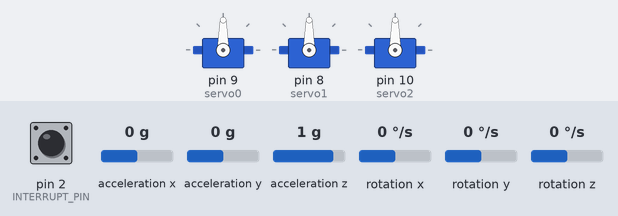
A sketch run on a simulated Arduino Uno, built with avr-gcc and run on an emulated ATmega328P. Parts: 3 × servo. Inputs (shaded band) come from the test bench; at power-on: rotation z 0 °/s, acceleration x 0 g, acceleration z 1 g, acceleration y 0 g, pin 2 (INTERRUPT_PIN) LOW, rotation x 0 °/s, rotation y 0 °/s. The sensor or clock chip raises its interrupt line as the real part does; what the sketch prints to the serial monitor is not drawn.

Above: at 1.7 s.
1.8 s: rotation z set to -53 °/s
At 4.5 s:
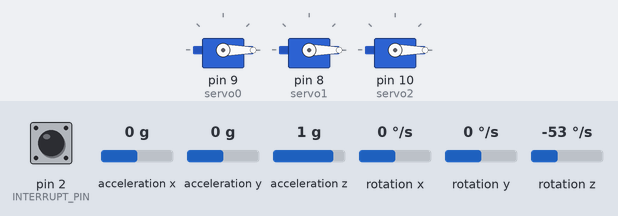
4.8 s: rotation z set to -66 °/s
At 5.29 s:
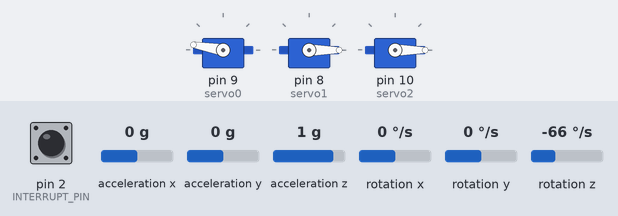
7.8 s: acceleration x set to -1.4 g
10.8 s: acceleration z set to -0.8 g
At 13.73 s:
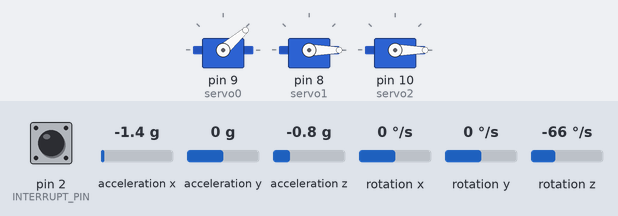
13.8 s: acceleration y set to 0.8 g
At 13.97 s:
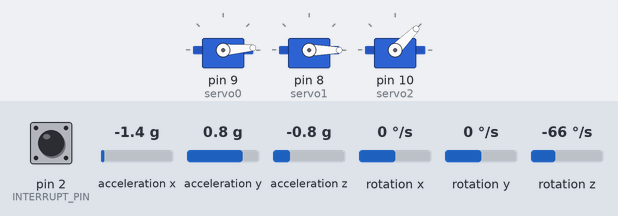
16.8 s: acceleration y set to 0 g
Timing chart, 0 to 38.9 s (numbered marks = the images above; inputs shaded):
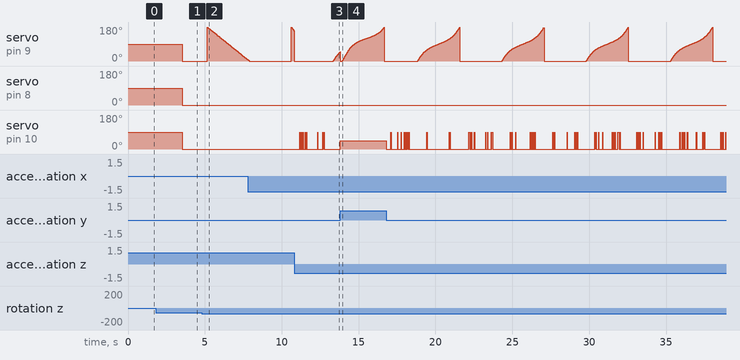

Measured:
- the behaviour switches between -60 and -61 °/s on rotation z (found by bisection; images 1 and 2)
- by itself, servo on pin 9 (servo0): ramps from 0° to 180° and jumps back, once every 5.5 s

The sketch:

Code___Based_on__MPU6050_DMP6.ino
```cpp
#include <Servo.h>
#include "I2Cdev.h"
#include "MPU6050_6Axis_MotionApps20.h"
#include <PID_v1_bc.h>
#include <Kalman.h>

#if I2CDEV_IMPLEMENTATION == I2CDEV_ARDUINO_WIRE
#include "Wire.h"
#endif
MPU6050 mpu;


// Define the 3 servo motors
Servo servo0;
Servo servo1;
Servo servo2;

double gyroXangle, gyroYangle, gyroZangle; // Angle calculated using the gyro only
double compAngleX, compAngleY, compAngleZ; // Calculated angle using a complementary filter
double kalAngleX, kalAngleY, kalAngleZ; // Calculated angle using a Kalman filter

float correct;
int j = 0;

#define OUTPUT_READABLE_YAWPITCHROLL

#define INTERRUPT_PIN 2  // use pin 2 on Arduino Uno & most boards

bool blinkState = false;

// MPU control/status vars
bool dmpReady = false;  // set true if DMP init was successful
uint8_t mpuIntStatus;   // holds actual interrupt status byte from MPU
uint8_t devStatus;      // return status after each device operation (0 = success, !0 = error)
uint16_t packetSize;    // expected DMP packet size (default is 42 bytes)
uint16_t fifoCount;     // count of all bytes currently in FIFO
uint8_t fifoBuffer[64]; // FIFO storage buffer

// orientation/motion vars
Quaternion q;           // [w, x, y, z]         quaternion container
VectorInt16 aa;         // [x, y, z]            accel sensor measurements
VectorInt16 aaReal;     // [x, y, z]            gravity-free accel sensor measurements
VectorInt16 aaWorld;    // [x, y, z]            world-frame accel sensor measurements
VectorFloat gravity;    // [x, y, z]            gravity vector
float euler[3];         // [psi, theta, phi]    Euler angle container
float ypr[3];           // [yaw, pitch, roll]   yaw/pitch/roll container and gravity vector

// packet structure for InvenSense teapot demo
uint8_t teapotPacket[14] = { '$', 0x02, 0, 0, 0, 0, 0, 0, 0, 0, 0x00, 0x00, '\r', '\n' };


// ================================================================
// ===               INTERRUPT DETECTION ROUTINE                ===
// ================================================================

volatile bool mpuInterrupt = false;     // indicates whether MPU interrupt pin has gone high
void dmpDataReady() {
  mpuInterrupt = true;
}

// ================================================================
// ===                      INITIAL SETUP                       ===
// ================================================================

void setup() {
  // join I2C bus (I2Cdev library doesn't do this automatically)
#if I2CDEV_IMPLEMENTATION == I2CDEV_ARDUINO_WIRE
  Wire.begin();
  Wire.setClock(400000); // 400kHz I2C clock. Comment this line if having compilation difficulties
#elif I2CDEV_IMPLEMENTATION == I2CDEV_BUILTIN_FASTWIRE
  Fastwire::setup(400, true);
#endif

  Serial.begin(115200);
  while (!Serial); // wait for Leonardo enumeration, others continue immediately

  // initialize device
  //Serial.println(F("Initializing I2C devices..."));
  mpu.initialize();
  pinMode(INTERRUPT_PIN, INPUT);
  devStatus = mpu.dmpInitialize();
  // supply your own gyro offsets here, scaled for min sensitivity
  mpu.setXGyroOffset(17);
  mpu.setYGyroOffset(-69);
  mpu.setZGyroOffset(27);
  mpu.setZAccelOffset(1551); // 1688 factory default for my test chip

  // make sure it worked (returns 0 if so)
  if (devStatus == 0) {
    // turn on the DMP, now that it's ready
    // Serial.println(F("Enabling DMP..."));
    mpu.setDMPEnabled(true);

    attachInterrupt(digitalPinToInterrupt(INTERRUPT_PIN), dmpDataReady, RISING);
    mpuIntStatus = mpu.getIntStatus();

    // set our DMP Ready flag so the main loop() function knows it's okay to use it
    //Serial.println(F("DMP ready! Waiting for first interrupt..."));
    dmpReady = true;

    // get expected DMP packet size for later comparison
    packetSize = mpu.dmpGetFIFOPacketSize();
  } else {
    // ERROR!
    // 1 = initial memory load failed
    // 2 = DMP configuration updates failed
    // (if it's going to break, usually the code will be 1)
    // Serial.print(F("DMP Initialization failed (code "));
    //Serial.print(devStatus);
    //Serial.println(F(")"));
  }

  // Define the pins to which the 3 servo motors are connected
  servo0.attach(9);
  servo1.attach(8);
  servo2.attach(10);
}
// ================================================================
// ===                    MAIN PROGRAM LOOP                     ===
// ================================================================

void loop() {
  // if programming failed, don't try to do anything
  if (!dmpReady) return;

  // wait for MPU interrupt or extra packet(s) available
  while (!mpuInterrupt && fifoCount < packetSize) {
    if (mpuInterrupt && fifoCount < packetSize) {
      // try to get out of the infinite loop
      fifoCount = mpu.getFIFOCount();
    }
  }

  // reset interrupt flag and get INT_STATUS byte
  mpuInterrupt = false;
  mpuIntStatus = mpu.getIntStatus();

  // get current FIFO count
  fifoCount = mpu.getFIFOCount();

  // check for overflow (this should never happen unless our code is too inefficient)
  if ((mpuIntStatus & _BV(MPU6050_INTERRUPT_FIFO_OFLOW_BIT)) || fifoCount >= 1024) {
    // reset so we can continue cleanly
    mpu.resetFIFO();
    fifoCount = mpu.getFIFOCount();
    Serial.println(F("FIFO overflow!"));

    // otherwise, check for DMP data ready interrupt (this should happen frequently)
  } else if (mpuIntStatus & _BV(MPU6050_INTERRUPT_DMP_INT_BIT)) {
    // wait for correct available data length, should be a VERY short wait
    while (fifoCount < packetSize) fifoCount = mpu.getFIFOCount();

    // read a packet from FIFO
    mpu.getFIFOBytes(fifoBuffer, packetSize);

    // track FIFO count here in case there is > 1 packet available
    // (this lets us immediately read more without waiting for an interrupt)
    fifoCount -= packetSize;

//-----------------Reading----------------------------------------------------------

    // Get Yaw, Pitch and Roll values
#ifdef OUTPUT_READABLE_YAWPITCHROLL
    mpu.dmpGetQuaternion(&q, fifoBuffer);
    mpu.dmpGetGravity(&gravity, &q);
    mpu.dmpGetYawPitchRoll(ypr, &q, &gravity);


    // Yaw, Pitch, Roll values - Radians to degrees
    ypr[0] = ypr[0] * 180 / M_PI;
    ypr[1] = ypr[1] * 180 / M_PI;
    ypr[2] = ypr[2] * 180 / M_PI;

    Serial.println(ypr[0]);
    //Serial.print(ypr[1]);
    //Serial.println(ypr[2]);

    // Skip 300 readings (self-calibration process)
    if (j <= 300) {
      correct = ypr[0]; // Yaw starts at random value, so we capture last value after 300 readings
      j++;
    }
    // After 300 readings
    else {
      ypr[0] = ypr[0] - correct; // Set the Yaw to 0 deg - subtract  the last random Yaw value from the currrent value to make the Yaw 0 degrees
      // Map the values of the MPU6050 sensor from -90 to 90 to values suatable for the servo control from 0 to 180
      int servo0Value = map(ypr[0], -90, 90, 0, 180);
      int servo1Value = map(ypr[1], -90, 90, 0, 180);
      int servo2Value = map(ypr[2], -90, 90, 180, 0);

      // Control the servos according to the MPU6050 orientation
      servo0.write(-servo0Value);
      servo1.write(-servo1Value);
      servo2.write(-servo2Value);


    }
#endif
  }
}
```
